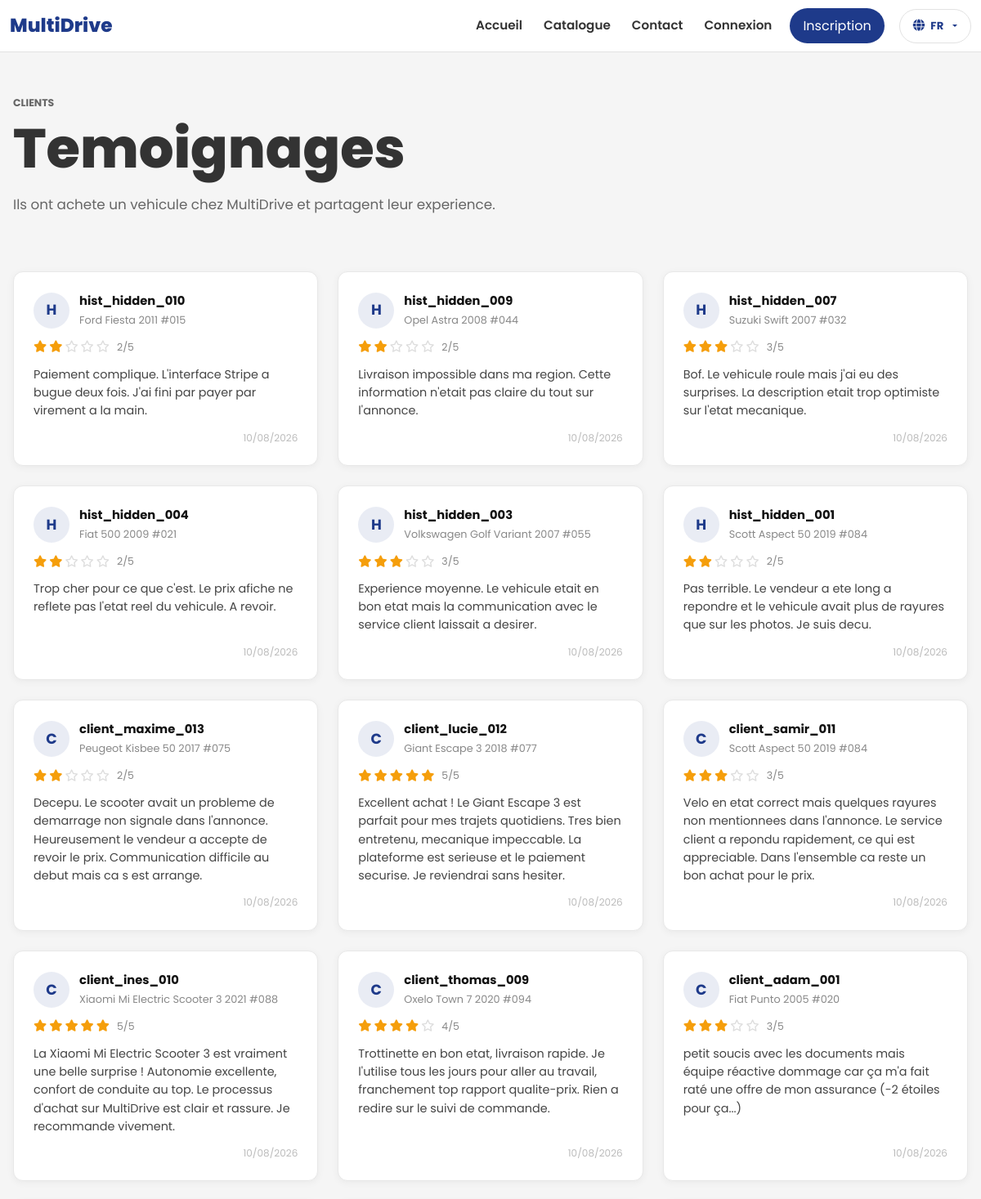
The page /temoignages/ (upper part) on the database its author committed.
### payments/models.py (models this page shows, shortened)
class Testimonial(models.Model):
    payment = models.OneToOneField(
        Payment,
        on_delete=models.CASCADE,
        related_name="testimonial"
    )
    user = models.ForeignKey(
        settings.AUTH_USER_MODEL,
        on_delete=models.CASCADE,
        related_name="testimonials"
    )
    rating = models.PositiveSmallIntegerField(
        validators=[MinValueValidator(1), MaxValueValidator(5)]
    )
    comment = models.TextField()
    comment_en = models.TextField(blank=True, default="")
    comment_nl = models.TextField(blank=True, default="")
    is_visible = models.BooleanField(default=False)
    is_deleted = models.BooleanField(default=False)
    deleted_at = models.DateTimeField(null=True, blank=True)
    admin_reply = models.TextField(blank=True, default="")
    admin_reply_at = models.DateTimeField(null=True, blank=True)
    created_at = models.DateTimeField(auto_now_add=True)
    class Meta:
        verbose_name = "Temoignage"
        verbose_name_plural = "Temoignages"
        ordering = ["-created_at"]

class Payment(models.Model):
    STATUS_PENDING = "pending"
    STATUS_PAID = "paid"
    STATUS_FAILED = "failed"
    STATUS_REFUNDED = "refunded"
    STATUS_REFUND_REQUESTED = "refund_requested"
    STATUS_CHOICES = [
        (STATUS_PENDING, _("En attente")),
        (STATUS_PAID, _("Paye")),
        (STATUS_FAILED, _("Echoue")),
        (STATUS_REFUNDED, _("Rembourse")),
        (STATUS_REFUND_REQUESTED, _("Remboursement demande")),
    ]
    reservation = models.OneToOneField(
        Reservation,
        on_delete=models.CASCADE,
        related_name="payment"
    )
    amount = models.DecimalField(max_digits=10, decimal_places=2)
    status = models.CharField(
        max_length=20,
        choices=STATUS_CHOICES,
        default=STATUS_PENDING
    )
    payment_method = models.CharField(max_length=50, blank=True, null=True)
    transaction_reference = models.CharField(
        max_length=120,
        unique=True,
        blank=True,
        null=True
    )
    paid_at = models.DateTimeField(blank=True, null=True)
    refund_amount = models.DecimalField(max_digits=10, decimal_places=2, blank=True, null=True)
    refund_reason = models.TextField(blank=True, default="")
    refund_note = models.TextField(blank=True, null=True)
    stripe_refund_id = models.CharField(max_length=50, blank=True, default="")
    user_status_read = models.BooleanField(default=True)
    admin_notif_read = models.BooleanField(default=True)
    created_at = models.DateTimeField(auto_now_add=True)
    updated_at = models.DateTimeField(auto_now=True)
    class Meta:
        verbose_name = "Payment"
        verbose_name_plural = "Payments"
        indexes = [
            models.Index(fields=["status"]),
            models.Index(fields=["created_at"]),
        ]

### reservations/models.py (models this page shows, shortened)
class Reservation(models.Model):
    STATUS_PENDING = "pending"
    STATUS_ACCEPTED = "accepted"
    STATUS_REJECTED = "rejected"
    STATUS_DEPOSIT_PAID = "deposit_paid"
    STATUS_CANCELLED = "cancelled"
    STATUS_CHOICES = [
        (STATUS_PENDING, _("En attente")),
        (STATUS_ACCEPTED, _("Acceptee")),
        (STATUS_REJECTED, _("Refusee")),
        (STATUS_DEPOSIT_PAID, _("Acompte paye")),
        (STATUS_CANCELLED, _("Annulee")),
    ]
    user = models.ForeignKey(
        settings.AUTH_USER_MODEL,
        on_delete=models.CASCADE,
        related_name="reservations"
    )
    vehicle = models.ForeignKey(
        Vehicle,
        on_delete=models.PROTECT,
        related_name="reservations"
    )
    status = models.CharField(
        max_length=20,
        choices=STATUS_CHOICES,
        default=STATUS_PENDING
    )
    phone = models.CharField(max_length=20, blank=True, default="")
    message = models.TextField(blank=True, null=True)
    appointment_date = models.DateTimeField(blank=True, null=True)
    user_status_read = models.BooleanField(default=True)
    created_at = models.DateTimeField(auto_now_add=True)
    updated_at = models.DateTimeField(auto_now=True)
    class Meta:
        verbose_name = "Reservation"
        verbose_name_plural = "Reservations"
        indexes = [
            models.Index(fields=["status"]),
            models.Index(fields=["created_at"]),
        ]

### vehicles/models.py (models this page shows, shortened)
class Vehicle(models.Model):
    STATUS_AVAILABLE = "available"
    STATUS_RESERVED = "reserved"
    STATUS_SOLD = "sold"
    STATUS_CHOICES = [
        (STATUS_AVAILABLE, _("Disponible")),
        (STATUS_RESERVED, _("Reserve")),
        (STATUS_SOLD, _("Vendu")),
    ]
    CARROSSERIE_TRES_BON = "tres_bon"
    CARROSSERIE_BON = "bon"
    CARROSSERIE_ACCIDENTE = "accidente"
    CARROSSERIE_CHOICES = [
        (CARROSSERIE_TRES_BON, _("Tres bon")),
        (CARROSSERIE_BON, _("Bon")),
        (CARROSSERIE_ACCIDENTE, _("Legerement accidente")),
    ]
    MOTEUR_TRES_BON = "tres_bon"
    MOTEUR_BON = "bon"
    MOTEUR_REPARATION = "reparation"
    MOTEUR_CHOICES = [
        (MOTEUR_TRES_BON, _("Tres bon")),
        (MOTEUR_BON, _("Bon")),
        (MOTEUR_REPARATION, _("Roule, reparation mineure a prevoir")),
    ]
    category = models.ForeignKey(
        VehicleCategory,
        on_delete=models.CASCADE,
        related_name="vehicles",
        null=True,
        blank=True
    )
    title = models.CharField(max_length=120)
    description = models.TextField(blank=True, null=True)
    description_en = models.TextField(blank=True, null=True)
    description_nl = models.TextField(blank=True, null=True)
    price = models.DecimalField(max_digits=10, decimal_places=2)
    status = models.CharField(
        max_length=20,
        choices=STATUS_CHOICES,
        default=STATUS_AVAILABLE
    )
    carrosserie = models.CharField(
        max_length=20,
        choices=CARROSSERIE_CHOICES,
        blank=True,
        default=""
    )
    moteur = models.CharField(
        max_length=20,
        choices=MOTEUR_CHOICES,
        blank=True,
        default=""
    )
    condition_notes = models.TextField(blank=True, default="")
    created_at = models.DateTimeField(auto_now_add=True)
    class Meta:
        indexes = [
            models.Index(fields=["status"]),
            models.Index(fields=["price"]),
            models.Index(fields=["created_at"]),
        ]

### payments/views.py (the view)
# urls.py: path("temoignages/", views.testimonial_list, name="testimonial_list"),
def testimonial_list(request):
    testimonials = (
        Testimonial.objects.filter(is_visible=True)
        .select_related("user", "payment__reservation__vehicle")
        .order_by("-created_at")
    )
    return render(request, "payments/testimonial_list.html", {"testimonials": testimonials})

### accounts/context_processors.py (called while the page is built, shortened)
def admin_notifications(request):
    admin_pending_notifications = 0
    return {
        "admin_pending_notifications": admin_pending_notifications,
    }

def member_notifications(request):
    unread_contact_responses = 0
    unread_reservations = 0
    unread_payments = 0
    return {
        "unread_contact_responses": unread_contact_responses,
        "unread_reservations": unread_reservations,
        "unread_payments": unread_payments,
        "member_total_notifications": (
            unread_contact_responses + unread_reservations + unread_payments
        ),
    }

### payments/templates/payments/testimonial_list.html (shortened to what this page needs)
{% extends "vehicles/base.html" %}
{% load i18n translate_tags %}
{% block content %}
<section class="page-title">
    <p class="eyebrow">{% trans "Clients" %}</p>
    <h1>{% trans "Temoignages" %}</h1>
    <p class="page-intro">{% trans "Ils ont achete un vehicule chez MultiDrive et partagent leur experience." %}</p>
</section>
<section class="section">
    {% if testimonials %}
    <div class="testimonial-grid">
        {% for t in testimonials %}
        <article class="testimonial-card">
            <div class="testimonial-header">
                <div class="testimonial-avatar">{{ t.user.username|first|upper }}</div>
                <div class="testimonial-meta">
                    <strong class="testimonial-name">{{ t.user.username }}</strong>
                    <span class="testimonial-vehicle">{{ t.payment.reservation.vehicle.title }}</span>
                </div>
            </div>
            <div class="testimonial-stars">
                {% for i in "12345" %}
                    {% if forloop.counter <= t.rating %}
                        <i class="fa-solid fa-star"></i>
                    {% else %}
                        <i class="fa-regular fa-star"></i>
                    {% endif %}
                {% endfor %}
                <span class="testimonial-score">{{ t.rating }}/5</span>
            </div>
            {% get_current_language as LANG %}
            <p class="testimonial-comment">
                {% if LANG == "en" and t.comment_en %}{{ t.comment_en }}
                {% elif LANG == "nl" and t.comment_nl %}{{ t.comment_nl }}
                {% else %}{{ t.comment }}{% endif %}
            </p>
            <time class="testimonial-date" datetime="{{ t.created_at|date:'Y-m-d' }}">
                {{ t.created_at|date:"d/m/Y" }}
            </time>
        </article>
        {% endfor %}
    </div>
    {% else %}
    <div class="empty-state">
        <i class="fa-regular fa-comment-dots empty-state-icon"></i>
        <p>{% trans "Aucun temoignage publie pour le moment." %}</p>
    </div>
    {% endif %}
</section>
{% endblock %}

### vehicles/static/vehicles/styles.css (style rules this page uses)
:root { --blue: #1E3A8A; --blue-dark: #172D6A; --white: #FFFFFF; --dark: #333333; --light: #F5F5F5; --muted: #666666; --line: #E2E2E2; --success: #2F855A; --warning: #B7791F; --danger: #B91C1C; --shadow: 0 10px 24px rgba(51, 51, 51, 0.08); --bs-primary: #1E3A8A; --bs-primary-rgb: 30, 58, 138; --bs-link-color: #1E3A8A; --bs-link-hover-color: #172D6A; --bs-body-font-family: "Poppins", Arial, sans-serif; --bs-body-font-size: 1rem; --bs-body-color: #333333; --bs-danger: #B91C1C; --bs-danger-rgb: 185, 28, 28; --bs-success: #2F855A; --bs-success-rgb: 47, 133, 90; }
* { box-sizing: border-box; }
html { scroll-behavior: smooth; }
body { margin: 0; color: var(--dark); background: var(--light); font-family: "Poppins", Arial, sans-serif; font-size: 16px; line-height: 1.6; }
.nav, .hero-content, .section, .page-title, .filters, .detail-layout, .footer { width: min(1180px, calc(100% - 32px)); margin: 0 auto; }
.eyebrow, .vehicle-category { margin: 0 0 10px; color: var(--blue); font-size: 0.78rem; font-weight: 700; letter-spacing: 0; text-transform: uppercase; }
h1, h2, h3, p { margin-top: 0; }
h1 { max-width: 820px; margin-bottom: 18px; color: var(--dark); font-size: clamp(2.1rem, 6vw, 4.2rem); font-weight: 800; line-height: 1.08; }
.hero-text, .page-title p, .section-heading p, .description { max-width: 680px; color: var(--muted); }
.section, .page-title { padding: 52px 0 0; }
body::after { content: ""; display: block; height: 1px; background: var(--dark); }

### payments/templates/payments/testimonial_list.html (style rules this page uses)
.page-intro { color: #666; font-size: 1.05rem; margin-top: 8px; max-width: 600px; }
.testimonial-grid { display: grid; grid-template-columns: repeat(auto-fill, minmax(300px, 1fr)); gap: 24px; }
.testimonial-card { background: #fff; border: 1px solid #e8e8e8; border-radius: 12px; padding: 24px; box-shadow: 0 2px 10px rgba(0,0,0,.05); display: flex; flex-direction: column; gap: 12px; transition: box-shadow .2s; }
.testimonial-header { display: flex; align-items: center; gap: 12px; }
.testimonial-avatar { width: 44px; height: 44px; border-radius: 50%; background: #1E3A8A18; color: #1E3A8A; font-weight: 700; font-size: 1.1rem; display: flex; align-items: center; justify-content: center; flex-shrink: 0; }
.testimonial-meta { display: flex; flex-direction: column; gap: 2px; }
.testimonial-name { font-size: .92rem; color: #111; }
.testimonial-vehicle { font-size: .8rem; color: #888; }
.testimonial-stars { display: flex; align-items: center; gap: 3px; }
.testimonial-stars .fa-solid.fa-star { color: #F59E0B; font-size: .9rem; }
.testimonial-stars .fa-regular.fa-star { color: #ddd; font-size: .9rem; }
.testimonial-score { font-size: .78rem; color: #888; margin-left: 6px; }
.testimonial-comment { font-size: .9rem; color: #444; line-height: 1.55; flex: 1; margin: 0; }
.testimonial-date { font-size: .75rem; color: #bbb; align-self: flex-end; }

### rows shown on the page
Testimonial: user.username|first "H", user.username "hist_hidden_010", payment.reservation.vehicle "Ford Fiesta 2011 #015", rating "2", comment "Paiement complique. L'interface Stripe a bugue deux fois. J'ai fini par payer par virement a la main.", created_at "10/08/2026"
Testimonial: user.username|first "H", user.username "hist_hidden_009", payment.reservation.vehicle "Opel Astra 2008 #044", rating "2", comment "Livraison impossible dans ma region. Cette information n'etait pas claire du tout sur l'annonce.", created_at "10/08/2026"
Testimonial: user.username|first "H", user.username "hist_hidden_007", payment.reservation.vehicle "Suzuki Swift 2007 #032", rating "3", comment "Bof. Le vehicule roule mais j'ai eu des surprises. La description etait trop optimiste sur l'etat mecanique.", created_at "10/08/2026"
Testimonial: user.username|first "H", user.username "hist_hidden_004", payment.reservation.vehicle "Fiat 500 2009 #021", rating "2", comment "Trop cher pour ce que c'est. Le prix afiche ne reflete pas l'etat reel du vehicule. A revoir.", created_at "10/08/2026"
Testimonial: user.username|first "H", user.username "hist_hidden_003", payment.reservation.vehicle "Volkswagen Golf Variant 2007 #055", rating "3", comment "Experience moyenne. Le vehicule etait en bon etat mais la communication avec le service client laissait a desirer.", created_at "10/08/2026"
Testimonial: user.username|first "H", user.username "hist_hidden_001", payment.reservation.vehicle "Scott Aspect 50 2019 #084", rating "2", comment "Pas terrible. Le vendeur a ete long a repondre et le vehicule avait plus de rayures que sur les photos. Je suis decu.", created_at "10/08/2026"
Testimonial: user.username|first "C", user.username "client_maxime_013", payment.reservation.vehicle "Peugeot Kisbee 50 2017 #075", rating "2", comment "Decepu. Le scooter avait un probleme de demarrage non signale dans l'annonce. Heureusement le vendeur a accepte de revoir le prix. Communication difficile au debut mais ca s est arrange.", created_at "10/08/2026"
Testimonial: user.username|first "C", user.username "client_lucie_012", payment.reservation.vehicle "Giant Escape 3 2018 #077", rating "5", comment "Excellent achat ! Le Giant Escape 3 est parfait pour mes trajets quotidiens. Tres bien entretenu, mecanique impeccable. La plateforme est serieuse et le paiement securise. Je reviendrai sans hesiter.", created_at "10/08/2026"
Testimonial: user.username|first "C", user.username "client_samir_011", payment.reservation.vehicle "Scott Aspect 50 2019 #084", rating "3", comment "Velo en etat correct mais quelques rayures non mentionnees dans l'annonce. Le service client a repondu rapidement, ce qui est appreciable. Dans l'ensemble ca reste un bon achat pour le prix.", created_at "10/08/2026"
Testimonial: user.username|first "C", user.username "client_ines_010", payment.reservation.vehicle "Xiaomi Mi Electric Scooter 3 2021 #088", rating "5", comment "La Xiaomi Mi Electric Scooter 3 est vraiment une belle surprise ! Autonomie excellente, confort de conduite au top. Le processus d'achat sur MultiDrive est clair et rassure. Je recommande vivement.", created_at "10/08/2026"
Testimonial: user.username|first "C", user.username "client_thomas_009", payment.reservation.vehicle "Oxelo Town 7 2020 #094", rating "4", comment "Trottinette en bon etat, livraison rapide. Je l'utilise tous les jours pour aller au travail, franchement top rapport qualite-prix. Rien a redire sur le suivi de commande.", created_at "10/08/2026"
Testimonial: user.username|first "C", user.username "client_adam_001", payment.reservation.vehicle "Fiat Punto 2005 #020", rating "3", comment "petit soucis avec les documents mais équipe réactive dommage car ça m'a fait raté une offre de mon assurance (-2 étoiles pour ça...)", created_at "10/08/2026"
